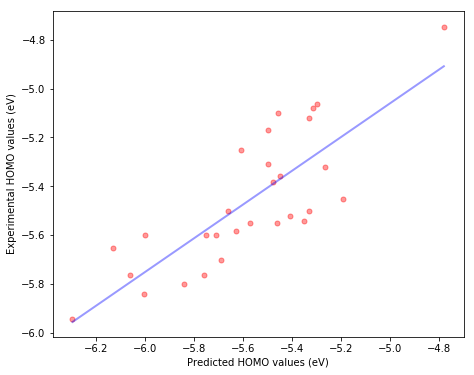

The script that saved this image:
# -*- coding: utf-8 -*-
"""
Created on Fri Apr 29 16:54:57 2016

Function: read data from an excel file and make a linear regression figure

@author: Shuo Dai
"""
import numpy as np
from matplotlib import pyplot as plt
import read_a_cell_in_excel2013

# load data file
workbook_name="E:\\cloud\\Dropbox\\9_data\\20150706_Fbench\\log_Fbench_values_used_v2.xlsx"
    
sheet_name='HOMO'

exp_value=[]

B3LYP_value=[]

# read data and make them into an array

col_list = ['B','C','D','E','F','G','H','I','J','K','L','M','N','O','P','Q','R','S','T','U','V','W','X','Y','Z','AA','AB','AC','AD']

row_list = ['7']

for row_name in row_list:
    for col_name in col_list:
        exp_value.append(read_a_cell_in_excel2013.read_a_cell_in_excel(workbook_name,sheet_name,col_name,row_name))
print (exp_value)
    
col_list = ['B','C','D','E','F','G','H','I','J','K','L','M','N','O','P','Q','R','S','T','U','V','W','X','Y','Z','AA','AB','AC','AD']

row_list = ['9']

for row_name in row_list:
    for col_name in col_list:
        B3LYP_value.append(read_a_cell_in_excel2013.read_a_cell_in_excel(workbook_name,sheet_name,col_name,row_name))
print (B3LYP_value)

# prepare the input to np.linalg.lstsq

n=len(B3LYP_value)
print (n)

B=np.array(exp_value)
A=np.array(([[B3LYP_value[j], 1] for j in range(n)]))


# solve the equations
X=np.linalg.lstsq(A,B)[0]
k=X[0]; b=X[1]
print ("Line is: y=",k,"x+",b)
T=np.arctan2(B3LYP_value,exp_value)


#plot the scatter figure
plt.figure(figsize=(9,6))

# changing color marker
# plt.scatter(B3LYP_value,exp_value, c=T, s=25, alpha=0.4, marker='o')

# single color marker
plt.scatter(B3LYP_value,exp_value, c='r', s=25, alpha=0.4, marker='o')

#plot the fitting curve

start=[min(B3LYP_value),max(B3LYP_value)]

end=[min(B3LYP_value)*k+b,max(B3LYP_value)*k+b]

plt.plot(start,end,'b',linewidth=2.0, alpha=0.4)

plt.xlim(-6.5,-4.5)
plt.ylim(-6.5,-4.5)

plt.xlabel("Predicted HOMO values (eV)")
plt.ylabel("Experimental HOMO values (eV)")


# To make figure to be square
plt.axis('scaled')
plt.show()

plt.savefig("linear_regression_using_numpy_linalg2.jpg")